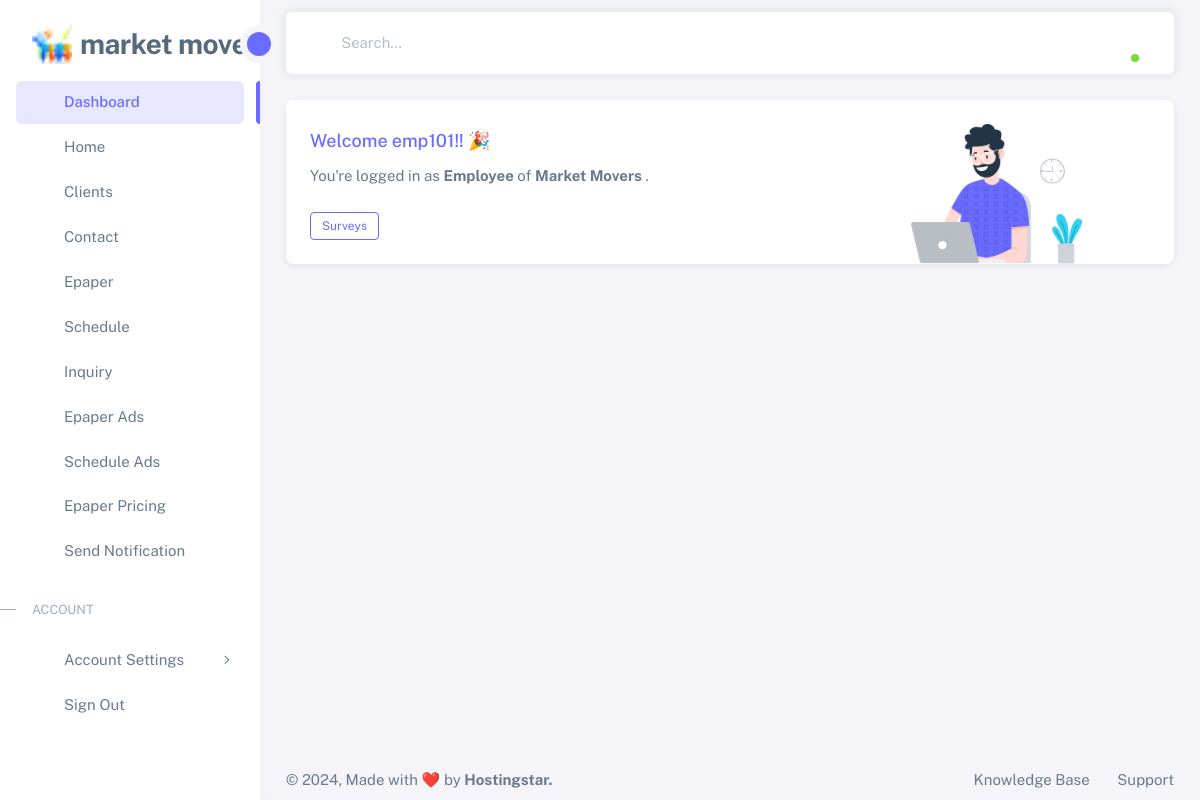
The app's page /owner/dashboard/ (signed in) with its own data.
### owner/models.py (models this page shows, shortened)
class Company(models.Model):
    name = models.CharField(max_length=255, null=True, blank=True)
    description = models.TextField(null=True, blank=True)
    contact_number = models.CharField(max_length=20, null=True, blank=True)
    official_email = models.EmailField(max_length=100, null=True, blank=True)
    official_address = models.TextField(null=True, blank=True)
    tax_gst_number = models.CharField(max_length=50, null=True, blank=True)

class CustomUser(AbstractUser):
    profile_pic = models.ImageField(upload_to='assets/img/avatars', null=True, blank=True, max_length=255, help_text="Max size: 320 x 320 px, Max file size: 750KB")
    first_name = models.CharField(max_length=30, blank=True)
    last_name = models.CharField(max_length=30, blank=True)
    email = models.EmailField(unique=True)
    company = models.ForeignKey(Company, on_delete=models.CASCADE, related_name='users', null=True, blank=True)
    sbu_units = models.ForeignKey(SBU, on_delete=models.SET_NULL, null=True, blank=True, related_name='sbu_units')
    is_owner = models.BooleanField(default=False)
    is_hr = models.BooleanField(default=False)
    is_manager = models.BooleanField(default=False)
    is_team_leader = models.BooleanField(default=False)
    is_employee = models.BooleanField(default=False)
    manager = models.ForeignKey('self', on_delete=models.SET_NULL, null=True, blank=True, related_name='managed_team_leaders')
    team_leader = models.ForeignKey('self', on_delete=models.SET_NULL, null=True, blank=True, related_name='managed_team_members')
    joining_date = models.DateField(null=True, blank=True, help_text="Date format: YYYY-MM-DD")
    def get_user_role(self):
        roles = []
        if self.is_owner:
            roles.append("Owner")
        if self.is_hr:
            roles.append("HR")
        if self.is_manager:
            roles.append("Manager")
        if self.is_team_leader:
            roles.append("Team Leader")
        if self.is_employee:
            roles.append("Employee")
        return ', '.join(roles)

### owner/views.py (the view)
# urls.py: path('dashboard/', dashboard_view, name='dashboard'),
@login_required
def dashboard_view(request):
    user = request.user
    if user.is_owner or user.is_hr:
        company = user.company
        users_list = company.users.all()  # All users for owners and HR
    elif user.is_manager:
        company = user.company
    elif user.is_team_leader:
        company = user.company
        team_members = CustomUser.objects.filter(is_employee=True, team_leader=user)
        users_list = team_members
        total_users_count = team_members.count()
    else:
        company = user.company
        users_list = []
    context = {
        'user': user,
        'company': company,
        'users_list': users_list,  # Pass the users_list to the template
    }
    return render(request, 'owner/dashboard.html', context)

### owner/templates/owner/dashboard.html (shortened to what this page needs)
{% extends 'owner/base.html' %}
{% load static %}
{% block content %}
<div class="layout-wrapper layout-content-navbar">
      <div class="layout-container">
        <aside id="layout-menu" class="layout-menu menu-vertical menu bg-menu-theme">
       {% include 'owner/sidebar.html' %}
        </aside>
        <div class="layout-page">
          {% include 'owner/navbar-owner.html' %}
          {% include 'owner/content-dashboard.html' %}
            {% include 'owner/footer-owner.html' %}
          </div>
        </div>
      </div>
{% endblock %}

### owner/templates/owner/sidebar.html (shortened to what this page needs)
{% load static %}
    <div class="app-brand demo ">
    <a href="#" class="app-brand-link">
      <span class="app-brand-logo demo">
        <img src="{% static 'assets/img/favicon/favicon.ico' %}" style="height: 40px; width: auto; max-width: 100%;" />
      </span>
      <span class="app-brand-text demo menu-text fw-bold ms-2">{{ company.name }}</span>
    </a>
    <a href="javascript:void(0);" class="layout-menu-toggle menu-link text-large ms-auto">
      <i class="bx bx-chevron-left bx-sm align-middle"></i>
    </a>
  </div>
  <ul class="menu-inner py-1">
    <li class="menu-item {% if request.path == '/owner/dashboard/' %}active{% endif %}">
      <a href="{% url 'owner:dashboard' %}" class="menu-link">
        <i class="menu-icon tf-icons bx bx-tachometer"></i>
        <div data-i18n="Analytics">Dashboard</div>
      </a>
    </li>
    <li class="menu-item {% if request.path == '/owner/dhome/' %}active{% endif %}">
      <a href="{% url 'owner:dhome' %}" class="menu-link">
        <i class="menu-icon tf-icons bx bx-home-circle"></i>
        <div data-i18n="Analytics">Home</div>
      </a>
    </li>
    <li class="menu-item {% if request.path == '/owner/dclients/' %}active{% endif %}">
      <a href="{% url 'owner:dclients' %}" class="menu-link">
        <i class="menu-icon tf-icons bx bx-briefcase"></i>
        <div data-i18n="Analytics">Clients</div>
      </a>
    </li>
    <li class="menu-item {% if request.path == '/owner/dcontact/' %}active{% endif %}">
      <a href="{% url 'owner:dcontact' %}" class="menu-link">
        <i class="menu-icon tf-icons bx bx-envelope"></i>
        <div data-i18n="Analytics">Contact</div>
      </a>
    </li>
    <li class="menu-item {% if request.path == '/owner/depaper/' %}active{% endif %}">
      <a href="{% url 'owner:depaper' %}" class="menu-link">
        <i class="menu-icon tf-icons bx bx-paperclip"></i>
        <div data-i18n="Analytics">Epaper</div>
      </a>
    </li>
    <li class="menu-item {% if request.path == '/owner/dschedule/' %}active{% endif %}">
      <a href="{% url 'owner:dschedule' %}" class="menu-link">
        <i class="menu-icon tf-icons bx bx-calendar"></i>
        <div data-i18n="Analytics">Schedule</div>
      </a>
    </li>
    <li class="menu-item {% if request.path == '/owner/dinquiry/' %}active{% endif %}">
      <a href="{% url 'owner:dinquiry' %}" class="menu-link">
        <i class="menu-icon tf-icons bx bx-question-mark"></i>
        <div data-i18n="Analytics">Inquiry</div>
      </a>
    </li>
    <li class="menu-item {% if request.path == '/owner/depaperads/' %}active{% endif %}">
      <a href="{% url 'owner:depaperads' %}" class="menu-link">
        <i class="menu-icon tf-icons bx bx-spreadsheet"></i>
        <div data-i18n="Analytics">Epaper Ads</div>
      </a>
    </li>
    <li class="menu-item {% if request.path == '/owner/dscheduleads/' %}active{% endif %}">
      <a href="{% url 'owner:dscheduleads' %}" class="menu-link">
        <i class="menu-icon tf-icons bx bx-calendar-check"></i>
        <div data-i18n="Analytics">Schedule Ads</div>
      </a>
    </li>
    <li class="menu-item {% if request.path == '/owner/depaperpricing/' %}active{% endif %}">
      <a href="{% url 'owner:depaperpricing' %}" class="menu-link">
        <i class="menu-icon tf-icons bx bx-purchase-tag"></i>
        <div data-i18n="Analytics">Epaper Pricing</div>
      </a>
    </li>
    <li class="menu-item {% if request.path == '/owner/dnotification/' %}active{% endif %}">
      <a href="{% url 'owner:dnotification' %}" class="menu-link">
        <i class="menu-icon tf-icons bx bx-bell"></i>
        <div data-i18n="Analytics">Send Notification</div>
      </a>
    </li>
    <li class="menu-header small text-uppercase">
      <span class="menu-header-text">Account</span>
    </li>
        <li class="menu-item">
          <a href="#" class="menu-link menu-toggle">
            <i class="menu-icon tf-icons bx bx-dock-top {% if request.path == '/owner/account_settings/' %}active{% endif %}"></i>
            <div data-i18n="Account Settings">Account Settings</div>
          </a>
        </li>
    <li class="menu-item">
      {% if user.is_authenticated %}
      <a href="{% url 'owner:logout' %}" class="menu-link">
        <i class="menu-icon tf-icons bx bx-log-out {% if request.path == '/owner/logout/' %}active{% endif %}"></i>
        <div data-i18n="Analytics">Sign Out</div>
      </a>
      {% endif %}
    </li>
  </ul>

### owner/templates/owner/welcome-dashboard.html
{% load static %}
 <div class="row">
    <div class="col-lg-12 mb-4 order-0">
      <div class="card">
        <div class="d-flex align-items-end row">
          <div class="col-sm-7">
            <div class="card-body">
              <h5 class="card-title text-primary">Welcome {{ user.username }}!! 🎉</h5>
              <p class="mb-4">
                You're logged in as <span class="fw-bold"> {{ user.get_user_role }} </span> of <span class="fw-bold">{{ company.name }} </span>.
              </p>
              <a href="javascript:;" class="btn btn-sm btn-outline-primary">Surveys</a>
            </div>
          </div>
          <div class="col-sm-5 text-center text-sm-left">
            <div class="card-body pb-0 px-0 px-md-4">
              <img src="{% static 'assets/img/illustrations/man-with-laptop-light.png' %}" height="140" alt="View Badge User" data-app-dark-img="illustrations/man-with-laptop-dark.png" data-app-light-img="illustrations/man-with-laptop-light.png" />
            </div>
          </div>
        </div>
      </div>
    </div>
  </div>

### office360degree/static/assets/css/demo.css (style rules this page uses)
.menu .app-brand.demo { height: 64px; margin-top: 12px; }
.app-brand-text.demo { font-size: 1.75rem; letter-spacing: -0.5px; text-transform: lowercase; }

### records on screen
Company: name "market…", name "Market Movers"
CustomUser: username "emp101", get_user_role "Employee"
